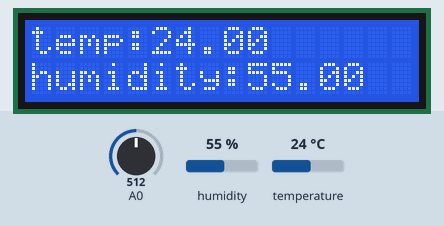
Bench run of a sketch on a simulated Arduino Uno, built with avr-gcc and run on an emulated ATmega328P. Shown: 16×2 character LCD. Inputs (shaded band) come from the test bench; at power-on: humidity 55 %, temperature 24 °C, A0 = 512. What the sketch prints to the serial monitor is not drawn.

Above: at 2.6 s.
2.7 s: humidity set to 22 %
At 5.6 s:
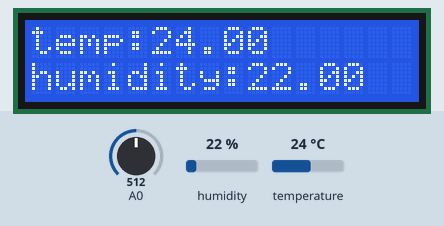
7.0 s: temperature set to 12 °C
At 8.9 s:
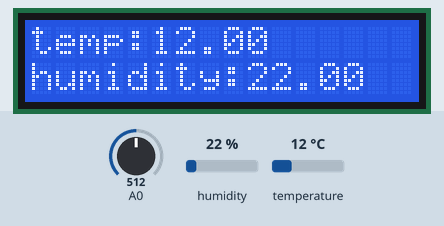
11.3 s: humidity set to 40 %
At 15.4 s:
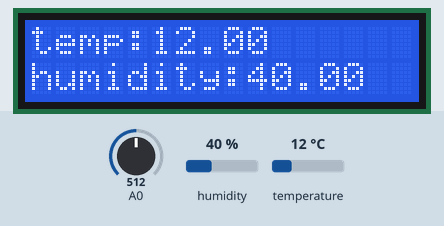
15.7 s: temperature set to 19 °C
At 17.6 s:
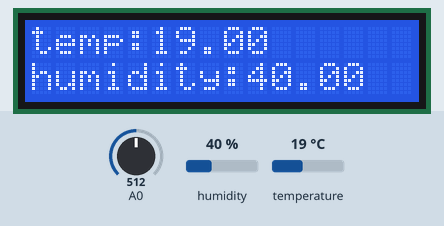
Timing chart, 0 to 19.1 s (numbered marks = the images above; inputs shaded):
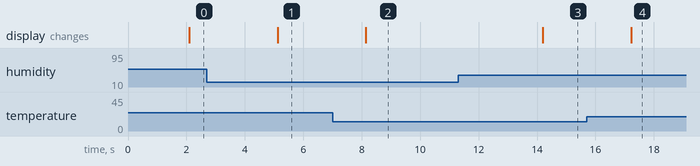

Measured:
- after the input at 2.7 s, the display: changes after 2.4 s (image 1)
- after the input at 7.0 s, the display: changes after 1.1 s (image 2)
- after the input at 11.3 s, the display: changes after 2.9 s (image 3)
- after the input at 15.7 s, the display: changes after 1.5 s (image 4)

The sketch:

lcd_sensor_exam_0308.ino
```cpp
//빛의 세기가 500 이상이면
//lcd에 현재 측정한 온도와 습도를 쓰기
#include <DHT.h>
#include <LiquidCrystal.h>

DHT mydht11(A1,DHT11);//DHT를 제어하기 위해 DHT11객체 생성

LiquidCrystal lcd(12, 11, 4, 5, 6, 7);

void setup() {
  // put your setup code here, to run once:
  Serial.begin(9600);
  lcd.begin(16,2);
  mydht11.begin();
}

void loop() {
  delay(2000);
  float h = mydht11.readHumidity();// 습도
  float t = mydht11.readTemperature();// 섭씨온도
  int photoresistorVal = analogRead(A0); //조도
  Serial.println(photoresistorVal);
  if(photoresistorVal >= 500){
    lcd.setCursor(0,0);//(행,컬럼)
    lcd.print("temp:");
    lcd.print(t);
    lcd.setCursor(0,1);//(행,컬럼)
    lcd.print("humidity:");
    lcd.print(h);
  }else{
    lcd.print("");
  }
  delay(1000);
}
```
